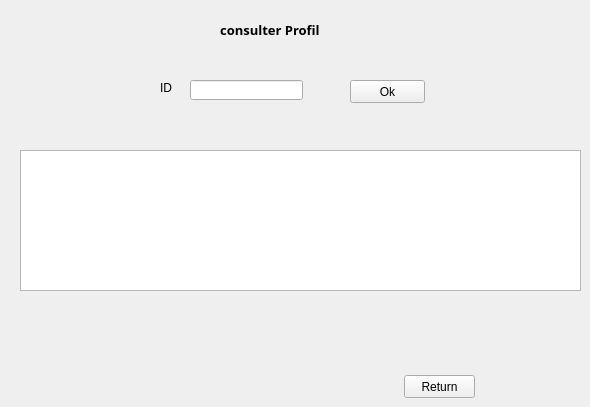
   <widget class="QWidget" name="page_20">
    <widget class="QLabel" name="label_63">
     <property name="geometry">
      <rect>
       <x>160</x>
       <y>80</y>
       <width>21</width>
       <height>16</height>
      </rect>
     </property>
     <property name="text">
      <string>ID</string>
     </property>
    </widget>
    <widget class="QPushButton" name="pushButton_70">
     <property name="geometry">
      <rect>
       <x>350</x>
       <y>80</y>
       <width>75</width>
       <height>23</height>
      </rect>
     </property>
     <property name="text">
      <string>Ok</string>
     </property>
    </widget>
    <widget class="QTableView" name="tableView_10">
     <property name="geometry">
      <rect>
       <x>20</x>
       <y>150</y>
       <width>561</width>
       <height>141</height>
      </rect>
     </property>
    </widget>
    <widget class="QLineEdit" name="lineEdit_20">
     <property name="geometry">
      <rect>
       <x>190</x>
       <y>80</y>
       <width>113</width>
       <height>20</height>
      </rect>
     </property>
    </widget>
    <widget class="QPushButton" name="pushButton_71">
     <property name="geometry">
      <rect>
       <x>404</x>
       <y>375</y>
       <width>71</width>
       <height>23</height>
      </rect>
     </property>
     <property name="text">
      <string>Return</string>
     </property>
    </widget>
    <widget class="QLabel" name="label_425">
     <property name="geometry">
      <rect>
       <x>210</x>
       <y>20</y>
       <width>131</width>
       <height>20</height>
      </rect>
     </property>
     <property name="font">
      <font>
       <family>Arial Black</family>
       <pointsize>10</pointsize>
       <weight>75</weight>
       <bold>true</bold>
      </font>
     </property>
     <property name="text">
      <string>   consulter Profil</string>
     </property>
    </widget>
   </widget>
